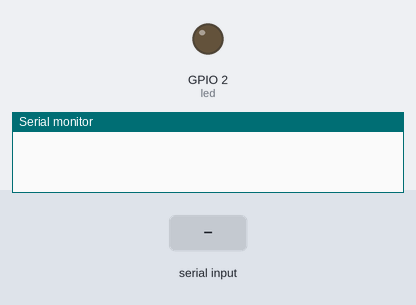
The sketch below on a simulated ESP32. Shown: output pins drawn as LEDs (lit = HIGH), the last lines printed to the serial monitor. Dashed ring = blinking. The inputs (shaded band) are chosen by the test bench.

Above: at 0.8 s.
0.9 s: "90,45\n" received over Serial
At 0.91 s:
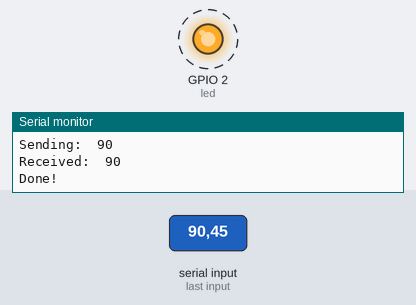
Timing chart, 0 to 9.9 s (numbered marks = the images above; inputs shaded):
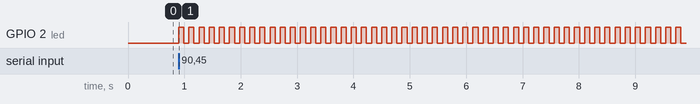

The sketch:

esp32_FreeRTOS_6b.ino
```cpp
/* FreeRTOS mutex */

#if CONFIG_FREERTOS_UNICORE
static const BaseType_t app_cpu = 0;
#else
static const BaseType_t app_cpu = 1;
#endif

static SemaphoreHandle_t mutex;
static const int led = LED_BUILTIN;

void blinkLED(void *parameters) {
  // copy the parameter into a local variable
  int num = *(int *)parameters;

  xSemaphoreGive(mutex);

  // print the parameter
  Serial.print("Received:\t");
  Serial.println(num);

  pinMode(led, OUTPUT);

  while (1) {
    digitalWrite(led, HIGH);
    vTaskDelay(num / portTICK_PERIOD_MS);
    digitalWrite(led, LOW);
    vTaskDelay(num / portTICK_PERIOD_MS);
  }
}

void setup() {
  // warning from FreeRTOS: do not pass arguments that on local stack memory
  long int delay_arg;

  Serial.begin(115200);
  while (Serial.available() <= 0);
  delay_arg = Serial.parseInt();
  Serial.print("Sending:\t");
  Serial.println(delay_arg);

  // mutex initializes at 1
  mutex = xSemaphoreCreateMutex();

  xSemaphoreTake(mutex, portMAX_DELAY);

  xTaskCreatePinnedToCore(blinkLED, "Blink LED", 1024, (void *)&delay_arg, 1, NULL, app_cpu);
  // without delay the setup task will go out of scope first,
  // then the value passed to the blink task will not exist
  // vTaskDelay(1000 / portTICK_PERIOD_MS);

  // wait for task to give back the mutex without a timeout
  xSemaphoreTake(mutex, portMAX_DELAY);

  // show that we accomplished our task of passing the stack-based argument
  Serial.println("Done!");
}

void loop() {
}
```

Measured:
- after the input at 0.9 s, GPIO 2 (led): alternates HIGH for 0.09 s and LOW for 0.09 s, starting at once
